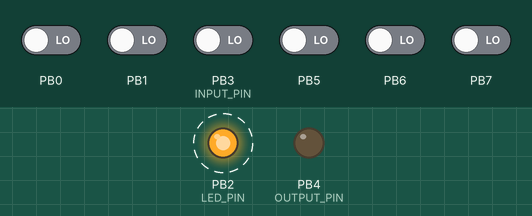
Simulated run of this program. Board: ATtiny13, built with avr-gcc and emulated at 1.2 MHz. Shown: output pins drawn as LEDs (lit = HIGH). Dashed ring = blinking. The inputs (shaded band) are chosen by the test bench; at power-on: PB0, PB1, PB3 (INPUT_PIN), PB5–7 LOW.

Above: at 0.1 s.
Timing chart, 0 to 3.0 s (numbered marks = the images above):
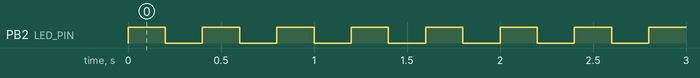

The program:

main.cpp
```cpp
/*
* Tiny13Test.cpp
*
* Created: 04-Feb-21 11:16:39 AM
* Author : mirus

* The device is shipped with CKSEL=10, SUT =10, and CKDIV8 programmed.
* The default clock source setting is therefore the Internal RC Oscillator running at 9.6 MHz with longest startup
* time and an initial system clock prescaling of 8.
*
*	TIMERS
*	T[period (sec)] = ((256 or 65536 [8/16 bit]) * Prescaler)) / F_CPU
*	Example T = (256*1024)/1000000 = 0.26
*	So that the timer will be overflowed every 0.26 sec, ~ 4Hz.
*
*
*/

//#define F_CPU 9600000UL
#define F_CPU 1200000UL


#include <avr/io.h>
#include <util/delay.h>
#include <avr/power.h>
#include <avr/sleep.h>
#include <avr/interrupt.h>

#define BIT_SET(a,b) ((a) |= (1<<(b)))
#define BIT_CLE(a,b) ((a) &= ~(1<<(b)))
#define BIT_FLIP(a,b) ((a) ^= (1<<(b)))
#define BIT_CHECK(a,b) ((a) & (1<<(b)))


#define LED_PIN PINB2
#define OUTPUT_PIN PINB4
#define INPUT_PIN PINB3


int main(void)
{
	clock_prescale_set(clock_div_8); // Lets run at 1.2 MHz


	BIT_SET(ACSR, ACD);					// Disable Analog Comparator
	BIT_CLE(ADCSRB, ACME);				// Disable Analog to Digital Converter

	BIT_SET(DDRB, LED_PIN);  // set LED_PIN as output
	BIT_CLE(PORTB, LED_PIN); // LED OFF

	BIT_CLE(DDRB, INPUT_PIN);   // input
	BIT_SET(DDRB, OUTPUT_PIN);  // output


		while (1)
		{
			if(BIT_CHECK(PINB, INPUT_PIN)) {

			}

			BIT_SET(PORTB, LED_PIN); // LED OFF
			_delay_ms(200);
			BIT_CLE(PORTB, LED_PIN);
			_delay_ms(200);

		}
}
```

Measured:
- by itself, PB2 (LED_PIN): alternates HIGH for 0.20 s and LOW for 0.20 s
